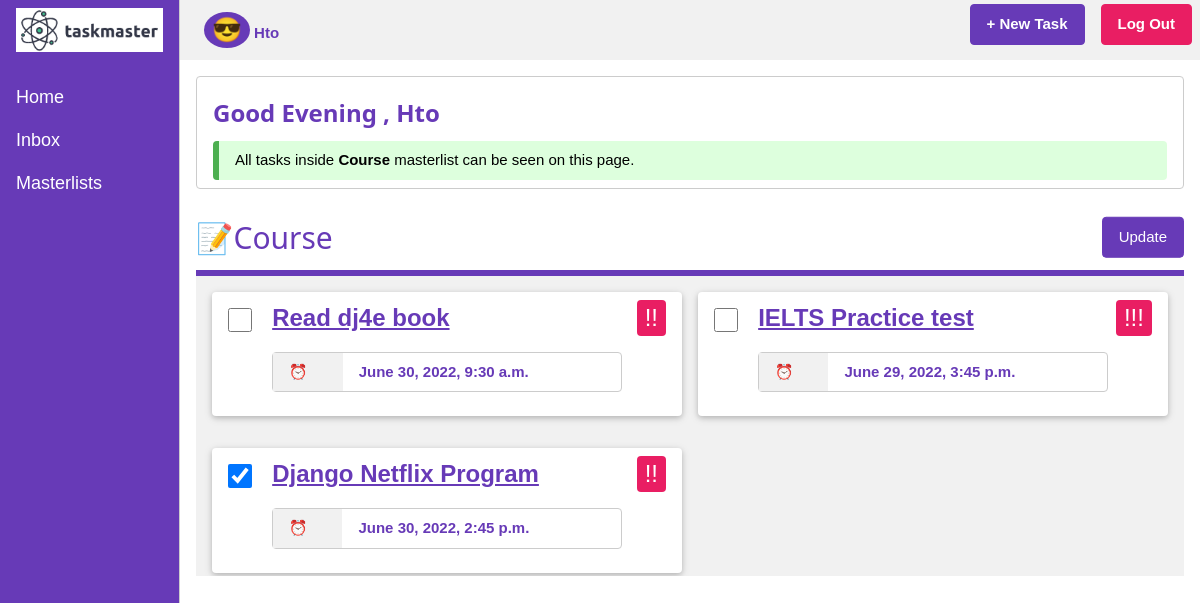
Page /taskmaster/master/1/detail (signed in) on the committed database.
### taskmaster/models.py (models this page shows, shortened)
class ToDoList(models.Model):
    user = models.ForeignKey(User, on_delete=models.CASCADE, related_name='todolist', null=False)
    name = models.CharField(max_length=200)
    created_at = models.DateTimeField(auto_now=True)

class Item(models.Model):
    class Priority(models.TextChoices):
        P1 = "!", _('WAITING')
        P2 = "!!", _('TODO')
        P3 = "!!!", _('URGENT')
    todolist = models.ForeignKey(ToDoList, on_delete=models.CASCADE)
    name = models.CharField(max_length=200)
    priority = models.CharField(max_length=3, choices=Priority.choices, default=Priority.P1)
    created_at = models.DateTimeField(auto_now=True)
    description = models.CharField(max_length=200, null=True, blank=True)
    due_date = models.DateTimeField(null=True)
    complete = models.BooleanField(default="False")

### taskmaster/views.py (the view, shortened to what this page needs)
# urls.py: path('master/<int:pk>/detail', views.MasterDetailView.as_view(), name="master_detail"),
class MasterDetailView(LoginRequiredMixin, DetailView):
    model = ToDoList

### taskmaster/templates/taskmaster/todolist_detail.html (shortened to what this page needs)
{% extends 'taskmaster/base.html' %}
{% block pagename %}
    <span class="w3-badge w3-xlarge w3-deep-purple">
        😎
    </span>
    <span class="w3-text-deep-purple">
        <b>{{user.username|capfirst}}</b>
    </span>
{% endblock %}
{% block info %}
    <div class="w3-panel w3-round w3-border w3-padding w3-text-deep-purple">
        <h3><b>
        {% if time.hour < 12 %}
            Good morning
        {% elif time.hour <= 17 %}
            Good Afternoon
        {% else %}
            Good Evening
        {% endif %}
        , {{user.username|capfirst}}
        </b></h3>
        <div class="w3-leftbar w3-border-green w3-pale-green w3-round w3-padding">
            All tasks inside <b>{{todolist.name}}</b> masterlist can be seen on this page.
        </div>
    </div>
{% endblock info %}
{% block content %}
<form method="post">
    <div class="w3-display-container  w3-bottombar w3-border-deep-purple">
        <div class="w3-dropdown-hover w3-white">
            <h2 class="w3-text-deep-purple">📝{{todolist.name}}</h2>
        </div>
        <button type="submit" class="w3-btn w3-round w3-deep-purple w3-border w3-border-deep-purple w3-hover-white w3-display-right" name="update" value="true">Update</button>
    </div>
    {% if todolist.item_set.all|length %}
        <div class="w3-row-padding w3-light-grey" style="height:300px;overflow-y:scroll">
            {% for task in todolist.item_set.all %}
            <div class="w3-col l6">
                <div class="w3-container w3-card w3-white w3-round w3-section w3-padding w3-text-deep-purple">
                    {% if task.complete %}
                        <input class="w3-check" type="checkbox" name="t{{task.id}}" checked>
                    {% else %}
                        <input class="w3-check" type="checkbox" name="t{{task.id}}">
                    {% endif %}
                    <a href="{% url 'taskmaster:task_detail' task.id %}" class=" w3-xlarge w3-margin-left">
                        <b>{{task.name}}</b>
                    </a>
                    <span class="w3-tag w3-round w3-pink w3-right w3-xlarge">{{task.priority}}</span>
                    <div class="w3-cell-row w3-round w3-border w3-section" style="width:80%;margin:auto">
                        <span class="w3-cell w3-light-grey w3-padding">
                            ⏰
                        </span>
                        <span class="w3-cell w3-padding">
                            <b>{{task.due_date}}</b>
                        </span>
                    </div>
                </div>
            </div>
            {% endfor %}
        </div>
    {% else %}
        <div class="w3-panel w3-yellow w3-leftbar w3-border-amber">
            <p>You don't have any task added yet. Click <span class="w3-tag w3-deep-purple w3-round">+NewTask</span> button to add new task.</p>
        </div>
    {% endif %}
</form>
{% endblock %}

### taskmaster/static/taskmaster/w3.css (style rules this page uses)
html { box-sizing:border-box }
*,*:before,*:after { box-sizing:inherit }
html { -ms-text-size-adjust:100%;-webkit-text-size-adjust:100% }
body { margin:0 }
a { background-color:transparent }
b,strong { font-weight:bolder }
button,input,select,textarea,optgroup { font:inherit;margin:0 }
button,input { overflow:visible }
button,select { text-transform:none }
button,[type=button],[type=reset],[type=submit] { -webkit-appearance:button }
[type=checkbox],[type=radio] { padding:0 }
html,body { font-family:Verdana,sans-serif;font-size:15px;line-height:1.5 }
html { overflow-x:hidden }
h2 { font-size:30px }
h3 { font-size:24px }
h1,h2,h3,h4,h5,h6 { font-family:"Segoe UI",Arial,sans-serif;font-weight:400;margin:10px 0 }
a { color:inherit }
.w3-btn,.w3-button { border:none;display:inline-block;padding:8px 16px;vertical-align:middle;overflow:hidden;text-decoration:none;color:inherit;background-color:inherit;text-align:center;cursor:pointer;white-space:nowrap }
.w3-btn,.w3-button { -webkit-touch-callout:none;-webkit-user-select:none;-khtml-user-select:none;-moz-user-select:none;-ms-user-select:none;user-select:none }
.w3-badge,.w3-tag { background-color:#000;color:#fff;display:inline-block;padding-left:8px;padding-right:8px;text-align:center }
.w3-badge { border-radius:50% }
.w3-tooltip,.w3-display-container { position:relative }
.w3-dropdown-click,.w3-dropdown-hover { position:relative;display:inline-block;cursor:pointer }
.w3-dropdown-hover:first-child,.w3-dropdown-click:hover { background-color:#ccc;color:#000 }
.w3-check,.w3-radio { width:24px;height:24px;position:relative;top:6px }
.w3-container:after,.w3-container:before,.w3-panel:after,.w3-panel:before,.w3-row:after,.w3-row:before,.w3-row-padding:after,.w3-row-padding:before, .w3-cell-row:before,.w3-cell-row:after,.w3-clear:after,.w3-clear:before,.w3-bar:before,.w3-bar:after { content:"";display:table;clear:both }
.w3-col,.w3-half,.w3-third,.w3-twothird,.w3-threequarter,.w3-quarter { float:left;width:100% }
@media (min-width:993px) { .w3-col.l6 { width:49.99999% } }
.w3-cell-row { display:table;width:100% }
.w3-cell { display:table-cell }
.w3-display-right { position:absolute;top:50%;right:0%;transform:translate(0%,-50%);-ms-transform:translate(0%,-50%) }
.w3-round,.w3-round-medium { border-radius:4px }
.w3-row-padding,.w3-row-padding>.w3-half,.w3-row-padding>.w3-third,.w3-row-padding>.w3-twothird,.w3-row-padding>.w3-threequarter,.w3-row-padding>.w3-quarter,.w3-row-padding>.w3-col { padding:0 8px }
.w3-container,.w3-panel { padding:0.01em 16px }
.w3-panel { margin-top:16px;margin-bottom:16px }
.w3-card,.w3-card-2 { box-shadow:0 2px 5px 0 rgba(0,0,0,0.16),0 2px 10px 0 rgba(0,0,0,0.12) }
.w3-xlarge { font-size:24px!important }
.w3-border { border:1px solid #ccc!important }
.w3-bottombar { border-bottom:6px solid #ccc!important }
.w3-leftbar { border-left:6px solid #ccc!important }
.w3-section,.w3-code { margin-top:16px!important;margin-bottom:16px!important }
.w3-margin-left { margin-left:16px!important }
.w3-padding { padding:8px 16px!important }
.w3-right { float:right!important }
.w3-pink,.w3-hover-pink:hover { color:#fff!important;background-color:#e91e63!important }
.w3-deep-purple,.w3-hover-deep-purple:hover { color:#fff!important;background-color:#673ab7!important }
.w3-white,.w3-hover-white:hover { color:#000!important;background-color:#fff!important }
.w3-light-grey,.w3-hover-light-grey:hover,.w3-light-gray,.w3-hover-light-gray:hover { color:#000!important;background-color:#f1f1f1!important }
.w3-pale-green,.w3-hover-pale-green:hover { color:#000!important;background-color:#ddffdd!important }
.w3-text-deep-purple,.w3-hover-text-deep-purple:hover { color:#673ab7!important }
.w3-border-green,.w3-hover-border-green:hover { border-color:#4CAF50!important }
.w3-border-deep-purple,.w3-hover-border-deep-purple:hover { border-color:#673ab7!important }

### rows in the picture
ToDoList: name "Course"
Item: name "Read dj4e book", priority "!!", due_date "June 30, 2022, 9:30 a.m."
Item: name "IELTS Practice test", priority "!!!", due_date "June 29, 2022, 3:45 p.m."
Item: name "Django Netflix Program", priority "!!", due_date "June 30, 2022, 2:45 p.m."

### other values in the picture
{{ user.username|capfirst }} "Hto"
